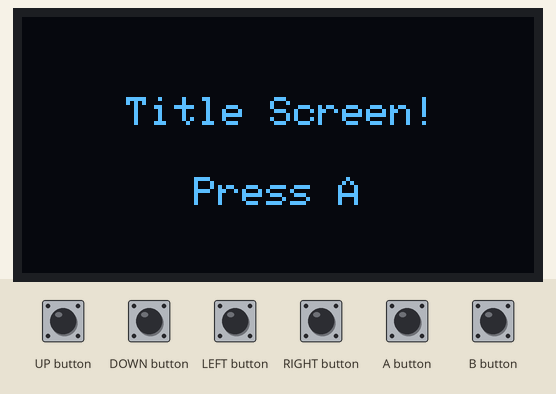
A sketch run on a simulated Arduboy, built with avr-gcc and run on an emulated ATmega32U4. On the bench: 128×64 one-colour display. The inputs (shaded band) are chosen by the test bench. EEPROM starts erased.

Above: at 1.2 s.
1.3 s: A button pressed for 0.15 s
At 2.5 s:
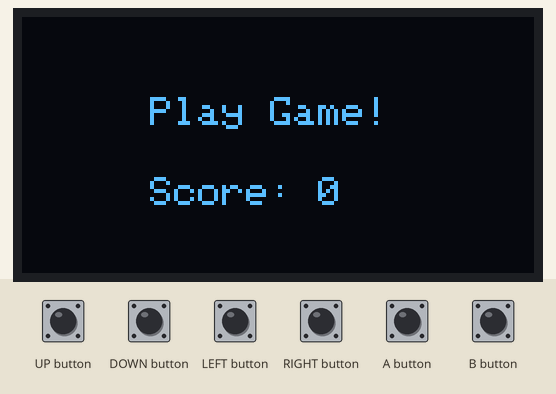
2.9 s: A button pressed for 1 s
At 4.1 s:
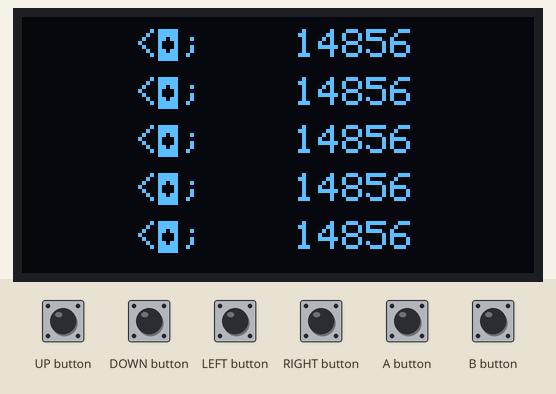
5.4 s: B button pressed for 0.15 s
At 6.1 s:
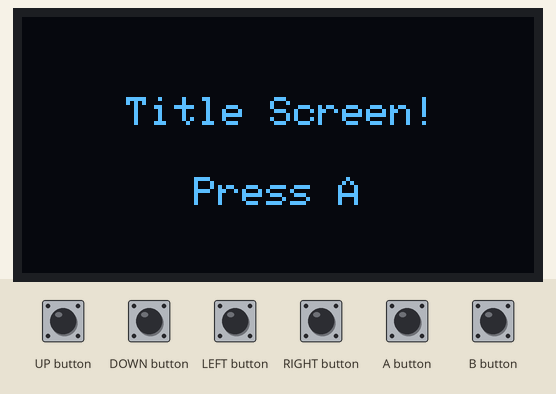
7.0 s: B button pressed for 1 s
At 7.6 s:
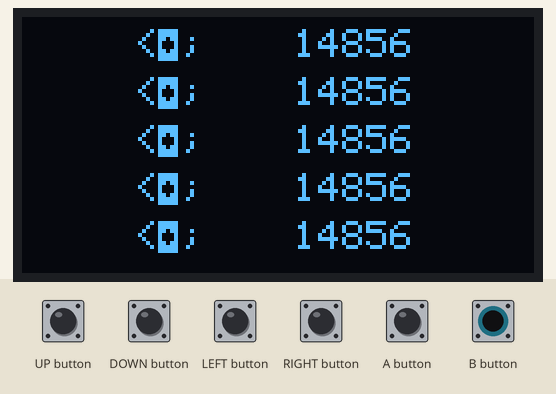
Timing chart, 0 to 10.0 s (numbered marks = the images above; inputs shaded):
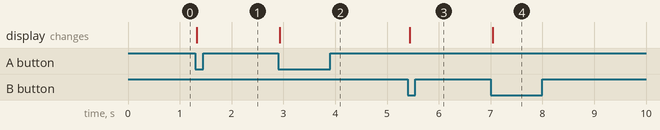

The sketch:

HighScore.ino
```cpp
#include <Arduboy2.h>


// Defines ----------------------------------------------------------------------

#define EEPROM_GUARD_LETTER_1         'X'
#define EEPROM_GUARD_LETTER_2         'Y'
#define MAX_NUMBER_OF_SLOTS           5
#define EEPROM_ENTRY_SIZE             5
#define DO_NOT_EDIT_SLOT              255

#define EEPROM_START                  EEPROM_STORAGE_SPACE_START + 300
#define EEPROM_START_C1               EEPROM_START
#define EEPROM_START_C2               EEPROM_START + 1
#define EEPROM_SCORES_START           EEPROM_START + 2


// -------------------------------------------------------------------------------
// Slot structure.  Holds a single high score entry

struct Slot {

  uint8_t index;
  uint8_t charIndex;
  uint8_t chars[3];
  uint16_t score;

  void incCharIndex() {
    if (this->charIndex < 2) this->charIndex++;
  }

  void decCharIndex() {
    if (this->charIndex > 0) this->charIndex--;
  }

  void incChar() {

    if (this->chars[this->charIndex] == 'Z') {
      this->chars[this->charIndex] = 'A';
    }
    else {
      this->chars[this->charIndex]++;
    }

  }

  void decChar() {

    if (this->chars[this->charIndex] == 'A') {
      this->chars[this->charIndex] = 'Z';
    }
    else {
      this->chars[this->charIndex]--;
    }

  }

  void reset() {

    this->index = DO_NOT_EDIT_SLOT;
    this->charIndex = 0;
    this->chars[0] = 'A';
    this->chars[1] = 'A';
    this->chars[2] = 'A';
    this->score = 0;

  }

};


// -------------------------------------------------------------------------------
// Utilities to read and write detqails to the EEPROM

// Is the EEPROM initialised?

void initHighScoreTable() {

  uint8_t c1 = EEPROM.read(EEPROM_START_C1);
  uint8_t c2 = EEPROM.read(EEPROM_START_C2);

  if (c1 != EEPROM_GUARD_LETTER_1 || c2 != EEPROM_GUARD_LETTER_2) {

    uint16_t score = 0;
    EEPROM.update(EEPROM_START_C1, EEPROM_GUARD_LETTER_1);
    EEPROM.update(EEPROM_START_C2, EEPROM_GUARD_LETTER_2);

    for (uint8_t x = 0; x < MAX_NUMBER_OF_SLOTS; x++) {

      EEPROM.update(EEPROM_SCORES_START + (EEPROM_ENTRY_SIZE * x),     'A' + x);
      // Your Turn: Complete the initialisation of each slot.

    }

  }

}


// Get details of slot number x.

Slot getSlot(uint8_t x) {

  Slot slot;

  slot.index = x;
  // Your Turn: retrieve the slot details from the EEPROM and populate the slot variable.

  return slot;

}


// Test to see if the new score deserves a place on the high score table, if so make room for it and return the index ..

uint8_t saveScore(uint16_t score) {

  uint8_t newIndex = DO_NOT_EDIT_SLOT;


  // Look to see if the provided score is higher than any existing ones ..

  for (uint8_t x = 0; x < MAX_NUMBER_OF_SLOTS; x++) {

    Slot test = getSlot(x);

    if (test.score <= score) {

      newIndex = x;
      break;

    }

  }


  // If a slot was found then ripple all those below it down ..

  if (newIndex < DO_NOT_EDIT_SLOT) {

    for (uint8_t x = MAX_NUMBER_OF_SLOTS - 1; x > newIndex; x--) {

      Slot slot = getSlot(x - 1);
      slot.index = x;
      saveSlot(slot);

    }


    // .. and save the new score with the default AAA name ..

    Slot newSlot;
    newSlot.index = newIndex;
    newSlot.chars[0] = 'A';
    newSlot.chars[1] = 'A';
    newSlot.chars[2] = 'A';
    newSlot.score = score;
    saveSlot(newSlot);

  }

  return newIndex;

}


// Save a slot ..

void saveSlot(Slot &slotToSave) {

  EEPROM.update(EEPROM_SCORES_START + (EEPROM_ENTRY_SIZE * slotToSave.index), slotToSave.chars[0]);
  EEPROM.update(EEPROM_SCORES_START + (EEPROM_ENTRY_SIZE * slotToSave.index) + 1, slotToSave.chars[1]);
  EEPROM.update(EEPROM_SCORES_START + (EEPROM_ENTRY_SIZE * slotToSave.index) + 2, slotToSave.chars[2]);
  EEPROM.put(EEPROM_SCORES_START + (EEPROM_ENTRY_SIZE * slotToSave.index) + 3, slotToSave.score);

}


// -------------------------------------------------------------------------------
//   Start of Game
// -------------------------------------------------------------------------------

Arduboy2 arduboy;

enum GameState {
  Title_Init,
  Title,
  PlayGame_Init,
  PlayGame,
  HighScore_Init,
  HighScore,
};

struct TitleScreenVars { };

struct GamePlayVars {

  uint8_t score = 0;

  void reset() {
    score = 0;
  }

};

struct HighScoreVars {

  Slot slot;

};

TitleScreenVars titleScreenVars;
GamePlayVars gamePlayVars;
HighScoreVars highScoreVars;

GameState gameState = GameState::Title_Init;

void setup() {

  arduboy.boot();
  initHighScoreTable();

  gameState = GameState::Title_Init;

}

void loop() {

  if (!arduboy.nextFrame()) return;
  arduboy.pollButtons();
  arduboy.clear();

  switch (gameState) {

    case GameState::Title_Init:
      title_Init();
      [[fallthrough]]

    case GameState::Title:
      title();
      break;

    case GameState::PlayGame_Init:
      playGame_Init();
      [[fallthrough]]

    case GameState::PlayGame:
      playGame();
      break;

    case GameState::HighScore_Init:
      highScore_Init();
      [[fallthrough]]

    case GameState::HighScore:
      highScore();
      break;

    default: break;

  }

  arduboy.display();

}


// ----------------------------------------------------------------------------
//  Title state ..
//
void title_Init() {

  gameState = GameState::Title;

}

void title() {

  // Handle input ..

  if (arduboy.justPressed(A_BUTTON)) {
    gameState = GameState::PlayGame_Init;
  }

  if (arduboy.justPressed(B_BUTTON)) {
    gameState = GameState::HighScore_Init;
  }

  // Render screen ..

  arduboy.setCursor(26, 20);
  arduboy.print(F("Title Screen!"));

  arduboy.setCursor(43, 40);
  arduboy.print(F("Press A"));

}


// ----------------------------------------------------------------------------
//  Game state ..
//
void playGame_Init() {

  gamePlayVars.reset();
  gameState = GameState::PlayGame;

}

void playGame() {


  // Handle input ..

  if (arduboy.justPressed(UP_BUTTON)) {
    gamePlayVars.score++;
  }

  if (arduboy.justPressed(DOWN_BUTTON)) {
    gamePlayVars.score--;
  }

  if (arduboy.justPressed(A_BUTTON)) {
    gameState = GameState::HighScore_Init;
  }


  // Render screen ..

  arduboy.setCursor(32, 20);
  arduboy.print(F("Play Game!"));
  arduboy.setCursor(32, 40);
  arduboy.print(F("Score: "));
  arduboy.print(gamePlayVars.score);

}


// --------------------------------------------------------------------------------------
//  High Score state
//
void highScore_Init() {

  highScoreVars.slot.reset();
  highScoreVars.slot.score = gamePlayVars.score;
  highScoreVars.slot.index = saveScore(gamePlayVars.score);

  gameState = GameState::HighScore;

}

void highScore() {

  uint8_t xOffset = 28;
  uint8_t yOffset = 3;

  for (uint8_t x = 0; x < MAX_NUMBER_OF_SLOTS; x++) {

    Slot slot = getSlot(x);

    arduboy.setCursor(xOffset, yOffset);

    if (x != highScoreVars.slot.index) {


      // Render existing score details ..

      arduboy.print(static_cast<char>(slot.chars[0]));
      arduboy.print(static_cast<char>(slot.chars[1]));
      arduboy.print(static_cast<char>(slot.chars[2]));

    }
    else {

      // Render new details ..

      arduboy.print(static_cast<char>(highScoreVars.slot.chars[0]));
      arduboy.print(static_cast<char>(highScoreVars.slot.chars[1]));
      arduboy.print(static_cast<char>(highScoreVars.slot.chars[2]));

      // Render underline ..

      arduboy.drawFastHLine(xOffset + (highScoreVars.slot.charIndex * 6), yOffset - 2, 5);
      arduboy.drawFastHLine(xOffset + (highScoreVars.slot.charIndex * 6), yOffset + 8, 5);

    }


    arduboy.setCursor(xOffset + 40, yOffset);

    if (slot.score < 1000)  arduboy.print("0");
    if (slot.score < 100)   arduboy.print("0");
    if (slot.score < 10)    arduboy.print("0");

    arduboy.print(slot.score);

    yOffset = yOffset + 12;

  }


  // Handle buttons ..

  if (highScoreVars.slot.index != DO_NOT_EDIT_SLOT) {

    if (arduboy.justPressed(UP_BUTTON))       { highScoreVars.slot.incChar(); }
    if (arduboy.justPressed(DOWN_BUTTON))     { highScoreVars.slot.decChar(); }
    if (arduboy.justPressed(LEFT_BUTTON))     { highScoreVars.slot.decCharIndex(); }
    if (arduboy.justPressed(RIGHT_BUTTON))    { highScoreVars.slot.incCharIndex(); }

    if (arduboy.justPressed(A_BUTTON)) {

      saveSlot(highScoreVars.slot);
      highScoreVars.slot.reset();
      gamePlayVars.reset();

    }

  }
  else {

    if (arduboy.justPressed(A_BUTTON) || arduboy.justPressed(B_BUTTON)) {

      gameState = GameState::Title_Init;

    }

  }

}
```

Measured:
- after the input at 1.3 s, the display: changes at once (image 1)
- after the input at 2.9 s, the display: changes at once (image 2)
- after the input at 5.4 s, the display: changes at once (image 3)
- after the input at 7.0 s, the display: changes after 0.05 s (image 4)
